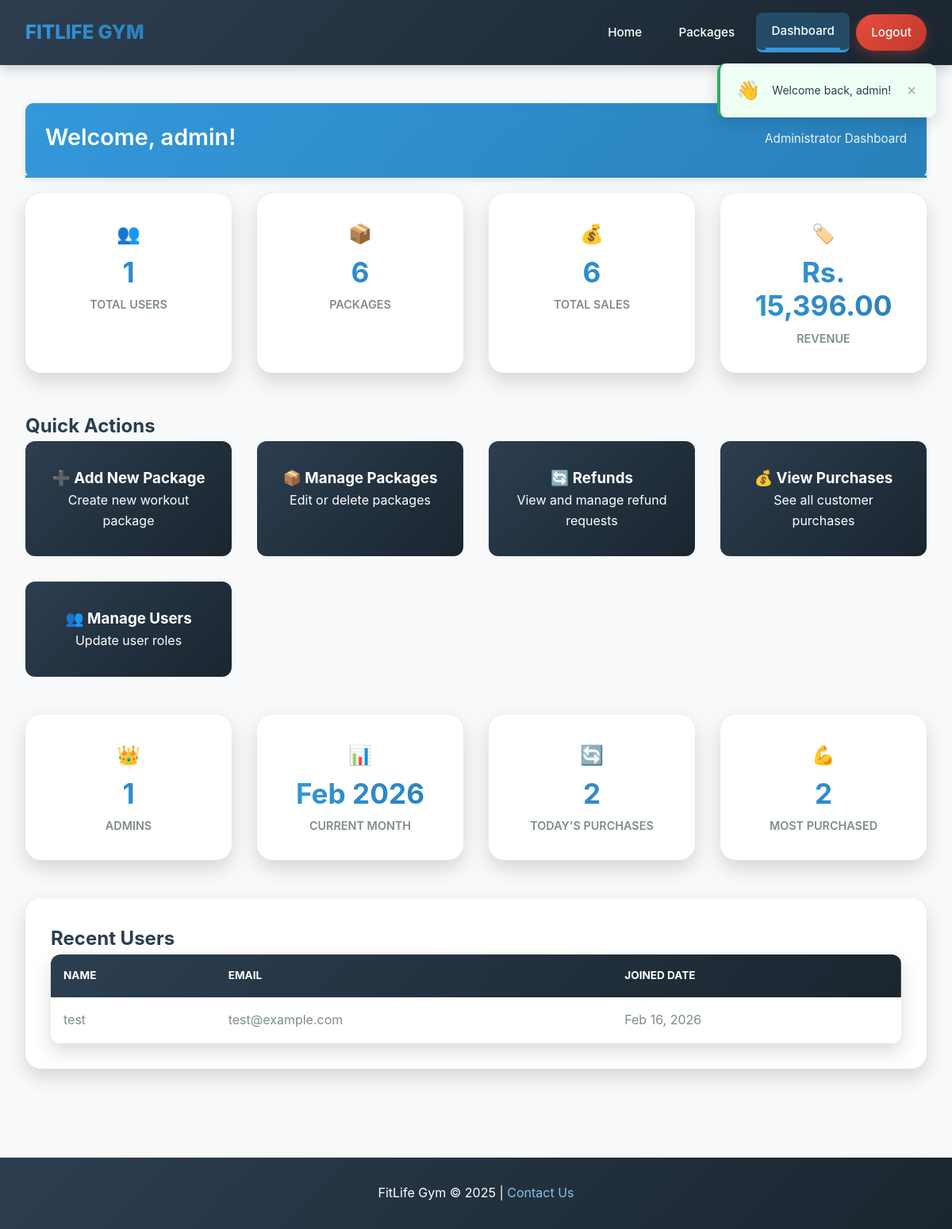
The app's page /admin/dashboard.php (signed in) with its own data.
### tables this page shows
CREATE TABLE `users` (
  `id` int(11) NOT NULL,
  `full_name` varchar(100) NOT NULL,
  `email` varchar(100) NOT NULL,
  `phone` varchar(15) DEFAULT NULL,
  `password` varchar(255) NOT NULL,
  `created_at` timestamp NOT NULL DEFAULT current_timestamp(),
  `role` enum('user','admin') DEFAULT 'user'
);

### admin/dashboard.php (the view, shortened to what this page needs)
<?php
require_once '../includes/database.php';
try {
    $stmt = $pdo->query("SELECT COUNT(*) as total_users FROM users WHERE role = 'user'");
    $total_users = $stmt->fetch()['total_users'];
    $stmt = $pdo->query("SELECT COUNT(*) as total_packages FROM packages");
    $total_packages = $stmt->fetch()['total_packages'];
    $stmt = $pdo->query("SELECT COUNT(*) as total_purchases FROM purchases");
    $total_purchases = $stmt->fetch()['total_purchases'];
    $stmt = $pdo->query("SELECT SUM(amount) as total_revenue FROM purchases");
    $total_revenue = $stmt->fetch()['total_revenue'] ?? 0;
    $stmt = $pdo->query("SELECT full_name, email, created_at FROM users WHERE role = 'user' ORDER BY created_at DESC LIMIT 5");
    $recent_users = $stmt->fetchAll();
    $admin_stmt = $pdo->query("SELECT COUNT(*) as admin_count FROM users WHERE role = 'admin'");
    $admin_count = $admin_stmt->fetch()['admin_count'];
} catch (PDOException $e) {
    $error = "Database error: " . $e->getMessage();
    error_log("Admin dashboard error: " . $e->getMessage());
}
?>
<!DOCTYPE html>
<html>
<head>
    <link rel="stylesheet" href="../css/style.css">
</head>
<body>
    <?php
    include '../includes/navigation.php';
    ?>
    <div class="admin-dashboard">
        <div class="dashboard-header">
            <h1>Welcome, <?php echo htmlspecialchars($_SESSION['user_name'] ?? 'Admin', ENT_QUOTES, 'UTF-8'); ?>!</h1>
            <p>Administrator Dashboard</p>
        </div>
        <div class="stats-grid">
            <div class="stat-card">
                <div class="stat-icon">👥</div>
                <div class="stat-number"><?php echo $total_users ?? 0; ?></div>
                <div class="stat-label">Total Users</div>
            </div>
            <div class="stat-card">
                <div class="stat-icon">📦</div>
                <div class="stat-number"><?php echo $total_packages ?? 0; ?></div>
                <div class="stat-label">Packages</div>
            </div>
            <div class="stat-card">
                <div class="stat-icon">💰</div>
                <div class="stat-number"><?php echo $total_purchases ?? 0; ?></div>
                <div class="stat-label">Total Sales</div>
            </div>
            <div class="stat-card">
                <div class="stat-icon">🏷️</div>
                <div class="stat-number">Rs. <?php echo number_format($total_revenue ?? 0, 2); ?></div>
                <div class="stat-label">Revenue</div>
            </div>
        </div>
        <h2>Quick Actions</h2>
        <div class="action-grid">
            <a href="add-package.php" class="action-card">
                <h3>➕ Add New Package</h3>
                <p>Create new workout package</p>
            </a>
            <a href="manage-packages.php" class="action-card">
                <h3>📦 Manage Packages</h3>
                <p>Edit or delete packages</p>
            </a>
            <a href="refund-requests.php" class="action-card">
                <h3>🔄 Refunds</h3>
                <p>View and manage refund requests</p>
            </a>
            <a href="view-purchases.php" class="action-card">
                <h3>💰 View Purchases</h3>
                <p>See all customer purchases</p>
            </a>
            <a href="manage-users.php" class="action-card">
                <h3>👥 Manage Users</h3>
                <p>Update user roles</p>
            </a>
        </div>
        <div class="stats-grid" style="margin-top: 20px;">
            <div class="stat-card">
                <div class="stat-icon">👑</div>
                <div class="stat-number"><?php echo $admin_count ?? 1; ?></div>
                <div class="stat-label">Admins</div>
            </div>
            <div class="stat-card">
                <div class="stat-icon">📊</div>
                <div class="stat-number"><?php echo date('M Y'); ?></div>
                <div class="stat-label">Current Month</div>
            </div>
            <div class="stat-card">
                <div class="stat-icon">🔄</div>
                <div class="stat-number">
                    <?php
                    $today_stmt = $pdo->query("SELECT COUNT(*) as today_count FROM purchases WHERE DATE(purchase_date) = CURDATE()");
                    echo $today_stmt->fetch()['today_count'] ?? 0;
                    ?>
                </div>
                <div class="stat-label">Today's Purchases</div>
            </div>
            <div class="stat-card">
                <div class="stat-icon">💪</div>
                <div class="stat-number">
                    <?php
                    $popular_stmt = $pdo->query("
                        SELECT package_id, COUNT(*) as count
                        FROM purchases
                        GROUP BY package_id
                        ORDER BY count DESC
                        LIMIT 1
                    ");
                    $popular = $popular_stmt->fetch();
                    echo $popular ? $popular['count'] : 0;
                    ?>
                </div>
                <div class="stat-label">Most Purchased</div>
            </div>
        </div>
        <div class="recent-section">
            <h2>Recent Users</h2>
            <?php if (!empty($recent_users)): ?>
                <table class="data-table">
                    <thead>
                        <tr>
                            <th>Name</th>
                            <th>Email</th>
                            <th>Joined Date</th>
                        </tr>
                    </thead>
                    <tbody>
                        <?php foreach ($recent_users as $user): ?>
                            <tr>
                                <td><?php echo htmlspecialchars($user['full_name'], ENT_QUOTES, 'UTF-8'); ?></td>
                                <td><?php echo htmlspecialchars($user['email'], ENT_QUOTES, 'UTF-8'); ?></td>
                                <td><?php echo date('M d, Y', strtotime($user['created_at'])); ?></td>
                            </tr>
                        <?php endforeach; ?>
                    </tbody>
                </table>
            <?php else: ?>
                <p>No users registered yet.</p>
            <?php endif; ?>
        </div>
    </div>
    <footer>
        <p>FitLife Gym &copy; 2025 | <a href="../public/about.php#contact">Contact Us</a></p>
    </footer>
</body>
</html>

### records on screen
users: full_name "test", email "test@example.com", created_at "Feb 16, 2026"

### other values on screen
$login_message "Welcome back, admin!"
$_SESSION['user_name'] "admin"
$total_users "1"
$total_packages "6"
$total_purchases "6"
$total_revenue "15,396.00"
$admin_count "1"
$today_stmt->fetch()['today_count'] "2"
$popular['count'] "2"
